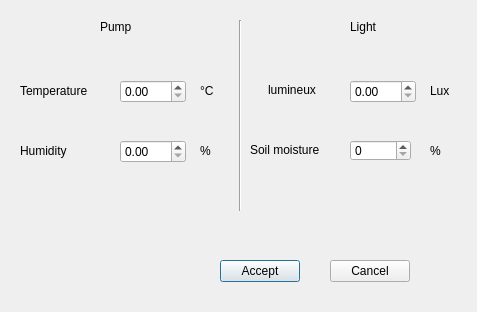
<?xml version="1.0" encoding="UTF-8"?>
<ui version="4.0">
 <class>configThreshold</class>
 <widget class="QDialog" name="configThreshold">
  <property name="geometry">
   <rect>
    <x>0</x>
    <y>0</y>
    <width>477</width>
    <height>312</height>
   </rect>
  </property>
  <property name="windowTitle">
   <string>Dialog</string>
  </property>
  <widget class="Line" name="line">
   <property name="geometry">
    <rect>
     <x>230</x>
     <y>20</y>
     <width>20</width>
     <height>191</height>
    </rect>
   </property>
   <property name="orientation">
    <enum>Qt::Vertical</enum>
   </property>
  </widget>
  <widget class="QLabel" name="label">
   <property name="geometry">
    <rect>
     <x>100</x>
     <y>20</y>
     <width>59</width>
     <height>14</height>
    </rect>
   </property>
   <property name="text">
    <string>Pump</string>
   </property>
  </widget>
  <widget class="QLabel" name="label_2">
   <property name="geometry">
    <rect>
     <x>350</x>
     <y>20</y>
     <width>59</width>
     <height>14</height>
    </rect>
   </property>
   <property name="text">
    <string>Light</string>
   </property>
  </widget>
  <widget class="QDoubleSpinBox" name="dsb_Temp">
   <property name="geometry">
    <rect>
     <x>120</x>
     <y>80</y>
     <width>66</width>
     <height>23</height>
    </rect>
   </property>
  </widget>
  <widget class="QDoubleSpinBox" name="dsb_Humi">
   <property name="geometry">
    <rect>
     <x>120</x>
     <y>140</y>
     <width>66</width>
     <height>23</height>
    </rect>
   </property>
  </widget>
  <widget class="QDoubleSpinBox" name="dsb_Light">
   <property name="geometry">
    <rect>
     <x>350</x>
     <y>80</y>
     <width>66</width>
     <height>23</height>
    </rect>
   </property>
  </widget>
  <widget class="QLabel" name="label_3">
   <property name="geometry">
    <rect>
     <x>20</x>
     <y>80</y>
     <width>91</width>
     <height>21</height>
    </rect>
   </property>
   <property name="text">
    <string>Temperature</string>
   </property>
  </widget>
  <widget class="QLabel" name="label_4">
   <property name="geometry">
    <rect>
     <x>20</x>
     <y>140</y>
     <width>61</width>
     <height>21</height>
    </rect>
   </property>
   <property name="text">
    <string>Humidity</string>
   </property>
  </widget>
  <widget class="QLabel" name="label_5">
   <property name="geometry">
    <rect>
     <x>268</x>
     <y>80</y>
     <width>71</width>
     <height>20</height>
    </rect>
   </property>
   <property name="text">
    <string>lumineux</string>
   </property>
  </widget>
  <widget class="QLabel" name="label_6">
   <property name="geometry">
    <rect>
     <x>200</x>
     <y>80</y>
     <width>31</width>
     <height>21</height>
    </rect>
   </property>
   <property name="text">
    <string>°C</string>
   </property>
  </widget>
  <widget class="QLabel" name="label_7">
   <property name="geometry">
    <rect>
     <x>200</x>
     <y>140</y>
     <width>21</width>
     <height>21</height>
    </rect>
   </property>
   <property name="text">
    <string>%</string>
   </property>
  </widget>
  <widget class="QLabel" name="label_8">
   <property name="geometry">
    <rect>
     <x>430</x>
     <y>80</y>
     <width>31</width>
     <height>21</height>
    </rect>
   </property>
   <property name="text">
    <string>Lux</string>
   </property>
  </widget>
  <widget class="QPushButton" name="btn_accept">
   <property name="geometry">
    <rect>
     <x>220</x>
     <y>260</y>
     <width>80</width>
     <height>22</height>
    </rect>
   </property>
   <property name="text">
    <string>Accept</string>
   </property>
  </widget>
  <widget class="QPushButton" name="pushButton_2">
   <property name="geometry">
    <rect>
     <x>330</x>
     <y>260</y>
     <width>80</width>
     <height>22</height>
    </rect>
   </property>
   <property name="text">
    <string>Cancel</string>
   </property>
  </widget>
  <widget class="QLabel" name="label_9">
   <property name="geometry">
    <rect>
     <x>430</x>
     <y>140</y>
     <width>21</width>
     <height>21</height>
    </rect>
   </property>
   <property name="text">
    <string>%</string>
   </property>
  </widget>
  <widget class="QLabel" name="label_10">
   <property name="geometry">
    <rect>
     <x>250</x>
     <y>140</y>
     <width>91</width>
     <height>20</height>
    </rect>
   </property>
   <property name="text">
    <string>Soil moisture</string>
   </property>
  </widget>
  <widget class="QSpinBox" name="dsb_mois">
   <property name="geometry">
    <rect>
     <x>350</x>
     <y>140</y>
     <width>61</width>
     <height>21</height>
    </rect>
   </property>
  </widget>
 </widget>
 <resources/>
 <connections/>
</ui>
